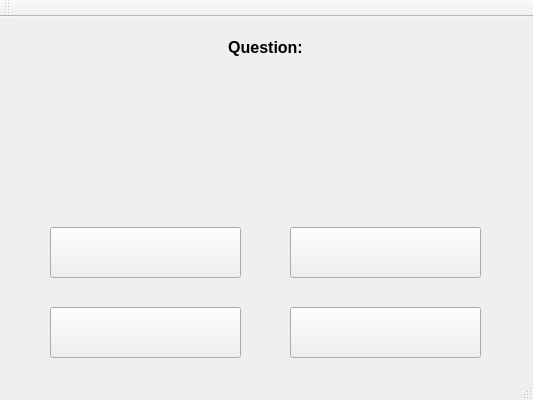
<?xml version="1.0" encoding="UTF-8"?>
<ui version="4.0">
 <class>MultipleChoiceQuestionClass</class>
 <widget class="QMainWindow" name="MultipleChoiceQuestionClass">
  <property name="geometry">
   <rect>
    <x>0</x>
    <y>0</y>
    <width>533</width>
    <height>400</height>
   </rect>
  </property>
  <property name="windowTitle">
   <string>MultipleChoiceQuestion</string>
  </property>
  <widget class="QWidget" name="centralWidget">
   <widget class="QLabel" name="label">
    <property name="geometry">
     <rect>
      <x>180</x>
      <y>10</y>
      <width>171</width>
      <height>41</height>
     </rect>
    </property>
    <property name="text">
     <string>&lt;html&gt;&lt;head/&gt;&lt;body&gt;&lt;p align=&quot;center&quot;&gt;&lt;span style=&quot; font-size:12pt; font-weight:700;&quot;&gt;Question:&lt;/span&gt;&lt;/p&gt;&lt;/body&gt;&lt;/html&gt;</string>
    </property>
   </widget>
   <widget class="QLabel" name="questionLabel">
    <property name="geometry">
     <rect>
      <x>50</x>
      <y>70</y>
      <width>441</width>
      <height>111</height>
     </rect>
    </property>
    <property name="text">
     <string/>
    </property>
   </widget>
   <widget class="QPushButton" name="option1PushButton">
    <property name="geometry">
     <rect>
      <x>50</x>
      <y>210</y>
      <width>191</width>
      <height>51</height>
     </rect>
    </property>
    <property name="text">
     <string/>
    </property>
   </widget>
   <widget class="QPushButton" name="option2PushButton">
    <property name="geometry">
     <rect>
      <x>290</x>
      <y>210</y>
      <width>191</width>
      <height>51</height>
     </rect>
    </property>
    <property name="text">
     <string/>
    </property>
   </widget>
   <widget class="QPushButton" name="option4PushButton">
    <property name="geometry">
     <rect>
      <x>290</x>
      <y>290</y>
      <width>191</width>
      <height>51</height>
     </rect>
    </property>
    <property name="text">
     <string/>
    </property>
   </widget>
   <widget class="QPushButton" name="option3PushButton">
    <property name="geometry">
     <rect>
      <x>50</x>
      <y>290</y>
      <width>191</width>
      <height>51</height>
     </rect>
    </property>
    <property name="text">
     <string/>
    </property>
   </widget>
  </widget>
  <widget class="QToolBar" name="mainToolBar">
   <attribute name="toolBarArea">
    <enum>TopToolBarArea</enum>
   </attribute>
   <attribute name="toolBarBreak">
    <bool>false</bool>
   </attribute>
  </widget>
  <widget class="QStatusBar" name="statusBar"/>
 </widget>
 <layoutdefault spacing="6" margin="11"/>
 <resources/>
 <connections/>
</ui>
